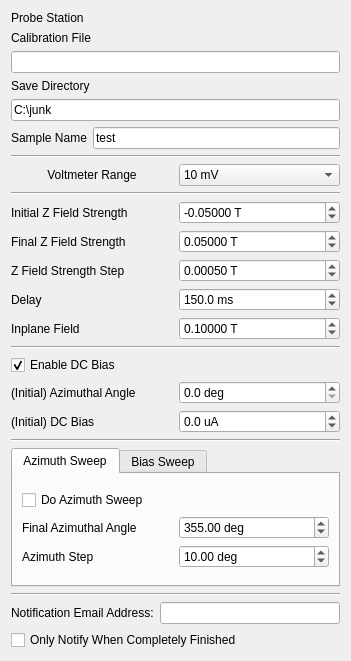
<?xml version="1.0" encoding="UTF-8"?>
<ui version="4.0">
 <class>Form</class>
 <widget class="QWidget" name="Form">
  <property name="geometry">
   <rect>
    <x>0</x>
    <y>0</y>
    <width>351</width>
    <height>661</height>
   </rect>
  </property>
  <property name="windowTitle">
   <string>Form</string>
  </property>
  <layout class="QVBoxLayout" name="verticalLayout">
   <item>
    <layout class="QGridLayout" name="station_params">
     <item row="0" column="0">
      <widget class="QLabel" name="label_12">
       <property name="enabled">
        <bool>true</bool>
       </property>
       <property name="text">
        <string>Probe Station</string>
       </property>
      </widget>
     </item>
     <item row="0" column="1">
      <widget class="QLabel" name="station_name">
       <property name="enabled">
        <bool>true</bool>
       </property>
      </widget>
     </item>
     <item row="2" column="0" colspan="2">
      <widget class="QLineEdit" name="calib_file"/>
     </item>
     <item row="1" column="0">
      <widget class="QLabel" name="label_12">
       <property name="enabled">
        <bool>true</bool>
       </property>
       <property name="text">
        <string>Calibration File</string>
       </property>
      </widget>
     </item>
    </layout>
   </item>
   <item>
    <layout class="QGridLayout" name="save_params">
     <item row="0" column="0" colspan="2">
      <widget class="QLabel" name="label_8">
       <property name="text">
        <string>Save Directory</string>
       </property>
      </widget>
     </item>
     <item row="1" column="0" colspan="2">
      <widget class="QLineEdit" name="save_dir">
       <property name="text">
        <string>C:\junk</string>
       </property>
       <property name="placeholderText">
        <string>C:\Users\</string>
       </property>
      </widget>
     </item>
     <item row="2" column="1">
      <widget class="QLineEdit" name="sample_name">
       <property name="text">
        <string>test</string>
       </property>
       <property name="placeholderText">
        <string>test</string>
       </property>
      </widget>
     </item>
     <item row="2" column="0">
      <widget class="QLabel" name="label_12">
       <property name="enabled">
        <bool>true</bool>
       </property>
       <property name="text">
        <string>Sample Name</string>
       </property>
      </widget>
     </item>
    </layout>
   </item>
   <item>
    <widget class="Line" name="line_3">
     <property name="orientation">
      <enum>Qt::Horizontal</enum>
     </property>
    </widget>
   </item>
   <item>
    <layout class="QGridLayout" name="lockin_params">
     <item row="0" column="0">
      <widget class="QLabel" name="label_2">
       <property name="text">
        <string>Voltmeter Range</string>
       </property>
       <property name="alignment">
        <set>Qt::AlignCenter</set>
       </property>
      </widget>
     </item>
     <item row="0" column="1">
      <widget class="QComboBox" name="voltage_range">
       <property name="editable">
        <bool>false</bool>
       </property>
       <property name="currentIndex">
        <number>0</number>
       </property>
       <item>
        <property name="text">
         <string>10 mV</string>
        </property>
       </item>
       <item>
        <property name="text">
         <string>100 mV</string>
        </property>
       </item>
       <item>
        <property name="text">
         <string>1 V</string>
        </property>
       </item>
       <item>
        <property name="text">
         <string>10 V</string>
        </property>
       </item>
       <item>
        <property name="text">
         <string>100 V</string>
        </property>
       </item>
      </widget>
     </item>
    </layout>
   </item>
   <item>
    <widget class="Line" name="line">
     <property name="orientation">
      <enum>Qt::Horizontal</enum>
     </property>
    </widget>
   </item>
   <item>
    <layout class="QGridLayout" name="initial_params">
     <item row="2" column="0">
      <widget class="QLabel" name="label_9">
       <property name="text">
        <string>Z Field Strength Step</string>
       </property>
      </widget>
     </item>
     <item row="1" column="0">
      <widget class="QLabel" name="label_19">
       <property name="text">
        <string>Final Z Field Strength</string>
       </property>
      </widget>
     </item>
     <item row="2" column="1">
      <widget class="QDoubleSpinBox" name="field_z_step">
       <property name="suffix">
        <string> T</string>
       </property>
       <property name="decimals">
        <number>5</number>
       </property>
       <property name="minimum">
        <double>0.000000000000000</double>
       </property>
       <property name="maximum">
        <double>0.270000000000000</double>
       </property>
       <property name="singleStep">
        <double>0.000010000000000</double>
       </property>
       <property name="value">
        <double>0.000500000000000</double>
       </property>
      </widget>
     </item>
     <item row="0" column="1">
      <widget class="QDoubleSpinBox" name="field_z_start">
       <property name="suffix">
        <string> T</string>
       </property>
       <property name="decimals">
        <number>5</number>
       </property>
       <property name="minimum">
        <double>-0.270000000000000</double>
       </property>
       <property name="maximum">
        <double>0.000000000000000</double>
       </property>
       <property name="singleStep">
        <double>0.000010000000000</double>
       </property>
       <property name="value">
        <double>-0.050000000000000</double>
       </property>
      </widget>
     </item>
     <item row="1" column="1">
      <widget class="QDoubleSpinBox" name="field_z_end">
       <property name="suffix">
        <string> T</string>
       </property>
       <property name="decimals">
        <number>5</number>
       </property>
       <property name="minimum">
        <double>0.000000000000000</double>
       </property>
       <property name="maximum">
        <double>0.270000000000000</double>
       </property>
       <property name="singleStep">
        <double>0.000010000000000</double>
       </property>
       <property name="value">
        <double>0.050000000000000</double>
       </property>
      </widget>
     </item>
     <item row="3" column="0">
      <widget class="QLabel" name="label_15">
       <property name="text">
        <string>Delay</string>
       </property>
      </widget>
     </item>
     <item row="3" column="1">
      <widget class="QDoubleSpinBox" name="delay">
       <property name="suffix">
        <string> ms</string>
       </property>
       <property name="decimals">
        <number>1</number>
       </property>
       <property name="maximum">
        <double>10000.000000000000000</double>
       </property>
       <property name="value">
        <double>150.000000000000000</double>
       </property>
      </widget>
     </item>
     <item row="0" column="0">
      <widget class="QLabel" name="label_14">
       <property name="text">
        <string>Initial Z Field Strength</string>
       </property>
      </widget>
     </item>
     <item row="4" column="0">
      <widget class="QLabel" name="label_10">
       <property name="text">
        <string>Inplane Field</string>
       </property>
      </widget>
     </item>
     <item row="4" column="1">
      <widget class="QDoubleSpinBox" name="field_strength_ip">
       <property name="suffix">
        <string> T</string>
       </property>
       <property name="decimals">
        <number>5</number>
       </property>
       <property name="minimum">
        <double>-0.270000000000000</double>
       </property>
       <property name="maximum">
        <double>0.270000000000000</double>
       </property>
       <property name="singleStep">
        <double>0.000010000000000</double>
       </property>
       <property name="value">
        <double>0.100000000000000</double>
       </property>
      </widget>
     </item>
    </layout>
   </item>
   <item>
    <widget class="Line" name="line_4">
     <property name="orientation">
      <enum>Qt::Horizontal</enum>
     </property>
    </widget>
   </item>
   <item>
    <widget class="QCheckBox" name="use_bias">
     <property name="text">
      <string>Enable DC Bias</string>
     </property>
     <property name="checked">
      <bool>true</bool>
     </property>
     <property name="tristate">
      <bool>false</bool>
     </property>
    </widget>
   </item>
   <item>
    <layout class="QGridLayout" name="gridLayout_4">
     <item row="1" column="0">
      <widget class="QLabel" name="label_4">
       <property name="text">
        <string>(Initial) Azimuthal Angle</string>
       </property>
      </widget>
     </item>
     <item row="1" column="1">
      <widget class="QDoubleSpinBox" name="azimuth_start">
       <property name="suffix">
        <string> deg</string>
       </property>
       <property name="decimals">
        <number>1</number>
       </property>
       <property name="maximum">
        <double>360.000000000000000</double>
       </property>
       <property name="singleStep">
        <double>0.500000000000000</double>
       </property>
      </widget>
     </item>
     <item row="2" column="0">
      <widget class="QLabel" name="label_21">
       <property name="text">
        <string>(Initial) DC Bias</string>
       </property>
      </widget>
     </item>
     <item row="2" column="1">
      <widget class="QDoubleSpinBox" name="bias_start">
       <property name="suffix">
        <string> uA</string>
       </property>
       <property name="decimals">
        <number>1</number>
       </property>
       <property name="minimum">
        <double>-10000.000000000000000</double>
       </property>
       <property name="maximum">
        <double>10000.000000000000000</double>
       </property>
      </widget>
     </item>
    </layout>
   </item>
   <item>
    <widget class="Line" name="line_6">
     <property name="orientation">
      <enum>Qt::Horizontal</enum>
     </property>
    </widget>
   </item>
   <item>
    <widget class="QTabWidget" name="tabs">
     <property name="currentIndex">
      <number>0</number>
     </property>
     <widget class="QWidget" name="tab">
      <property name="styleSheet">
       <string notr="true"/>
      </property>
      <attribute name="title">
       <string>Azimuth Sweep</string>
      </attribute>
      <layout class="QVBoxLayout" name="verticalLayout_2">
       <item>
        <layout class="QGridLayout" name="gridLayout_2">
         <item row="1" column="0">
          <widget class="QLabel" name="label_5">
           <property name="text">
            <string>Final Azimuthal Angle</string>
           </property>
          </widget>
         </item>
         <item row="1" column="1">
          <widget class="QDoubleSpinBox" name="azimuth_end">
           <property name="suffix">
            <string> deg</string>
           </property>
           <property name="maximum">
            <double>360.000000000000000</double>
           </property>
           <property name="value">
            <double>355.000000000000000</double>
           </property>
          </widget>
         </item>
         <item row="2" column="0">
          <widget class="QLabel" name="label_6">
           <property name="text">
            <string>Azimuth Step</string>
           </property>
          </widget>
         </item>
         <item row="2" column="1">
          <widget class="QDoubleSpinBox" name="azimuth_step">
           <property name="suffix">
            <string> deg</string>
           </property>
           <property name="maximum">
            <double>360.000000000000000</double>
           </property>
           <property name="value">
            <double>10.000000000000000</double>
           </property>
          </widget>
         </item>
         <item row="0" column="0" colspan="2">
          <widget class="QCheckBox" name="do_azimuth_sweep">
           <property name="text">
            <string>Do Azimuth Sweep</string>
           </property>
           <property name="tristate">
            <bool>false</bool>
           </property>
          </widget>
         </item>
        </layout>
       </item>
      </layout>
     </widget>
     <widget class="QWidget" name="tab_2">
      <attribute name="title">
       <string>Bias Sweep</string>
      </attribute>
      <layout class="QVBoxLayout" name="verticalLayout_3">
       <item>
        <layout class="QGridLayout" name="gridLayout">
         <item row="0" column="0" colspan="2">
          <widget class="QCheckBox" name="do_bias_sweep">
           <property name="text">
            <string>Do Bias Sweep</string>
           </property>
           <property name="tristate">
            <bool>false</bool>
           </property>
          </widget>
         </item>
         <item row="1" column="0">
          <widget class="QLabel" name="label_18">
           <property name="text">
            <string>Final DC Bias</string>
           </property>
          </widget>
         </item>
         <item row="1" column="1">
          <widget class="QDoubleSpinBox" name="bias_end">
           <property name="suffix">
            <string> uA</string>
           </property>
           <property name="decimals">
            <number>1</number>
           </property>
           <property name="minimum">
            <double>-10000.000000000000000</double>
           </property>
           <property name="maximum">
            <double>10000.000000000000000</double>
           </property>
           <property name="value">
            <double>1000.000000000000000</double>
           </property>
          </widget>
         </item>
         <item row="2" column="0">
          <widget class="QLabel" name="label_20">
           <property name="text">
            <string>Bias Step</string>
           </property>
          </widget>
         </item>
         <item row="2" column="1">
          <widget class="QDoubleSpinBox" name="bias_step">
           <property name="suffix">
            <string> uA</string>
           </property>
           <property name="decimals">
            <number>1</number>
           </property>
           <property name="maximum">
            <double>10000.000000000000000</double>
           </property>
           <property name="value">
            <double>500.000000000000000</double>
           </property>
          </widget>
         </item>
        </layout>
       </item>
      </layout>
     </widget>
    </widget>
   </item>
   <item>
    <widget class="Line" name="line_5">
     <property name="orientation">
      <enum>Qt::Horizontal</enum>
     </property>
    </widget>
   </item>
   <item>
    <layout class="QHBoxLayout" name="horizontalLayout">
     <item>
      <widget class="QLabel" name="label_17">
       <property name="text">
        <string>Notification Email Address:</string>
       </property>
      </widget>
     </item>
     <item>
      <widget class="QLineEdit" name="notify_email"/>
     </item>
    </layout>
   </item>
   <item>
    <widget class="QCheckBox" name="notify_at_end">
     <property name="text">
      <string>Only Notify When Completely Finished</string>
     </property>
    </widget>
   </item>
  </layout>
 </widget>
 <resources/>
 <connections/>
</ui>
